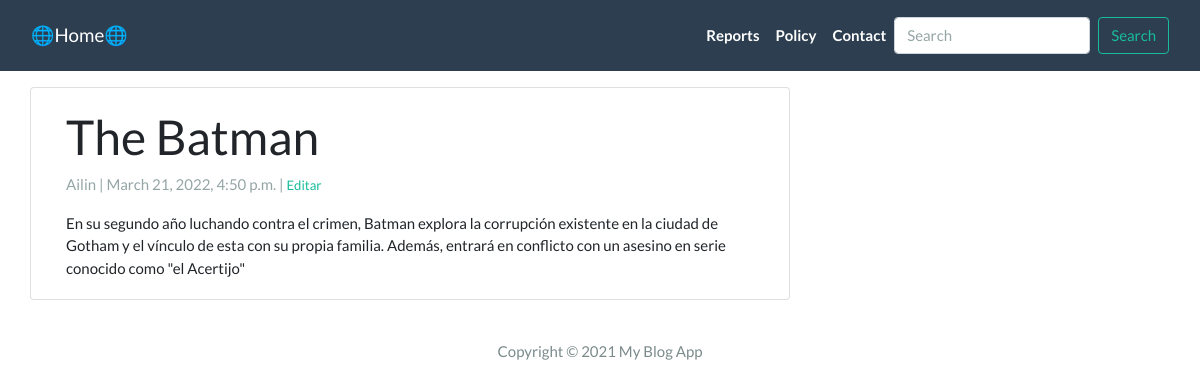
Screenshot of /post/Bat123/ with the database file from the repository.
### App/models.py (models this page shows, shortened)
class Post(models.Model):
  title = models.CharField(max_length = 200, unique = True)
  slug = models.SlugField(max_length = 200, unique = True)
  author = models.ForeignKey(User, on_delete = models.CASCADE, related_name='blog_posts') #para que si se elimina un autor, elimine todos los posts del autor
  created_on = models.DateTimeField(auto_now_add = True) #día actual
  updated_on = models.DateTimeField(auto_now = True) #el día que se modificó
  content = models.TextField()
  status = models.IntegerField(choices = STATUS, default = 0)
  category = models.CharField(max_length = 200, default = 'Sin categorizar')
  class Meta:
    ordering = ['-created_on']

### App/views.py (the view)
# urls.py: path('post/<slug:slug>/', views.DetailView.as_view(), name= 'post_detail'),
class DetailView(generic.DetailView):
  model = Post
  template_name = 'post_detail.html'

### App/templates/post_detail.html
{% extends 'base.html' %}
{% block content %}
<div class="container">
  <div class="row">
    <div class="col-md-8 card mb-4  mt-3 left  top">
      <div class="card-body">
        <h1>{% block title %} {{ object.title }} {% endblock title %}</h1>
        <p class=" text-muted">{{ post.author }} | {{ post.created_on }} | <small> <a href="{% url 'update_post' post.slug  %}"> Editar </a> </small> </p>
        <p class="card-text ">{{ object.content | safe }}</p>
      </div>
    </div>
  </div>
</div>
{% endblock content %}

### rows the page displays
Post: title "The Batman", author "Ailin", created_on "March 21, 2022, 4:50 p.m.", content "En su segundo año luchando contra el crimen, Batman explora la corrupción existente en la ciudad de Gotham y el vínculo de esta con su propia familia. Además, entrará en conflicto con un asesino en serie conocido como \"el Acertijo\""
